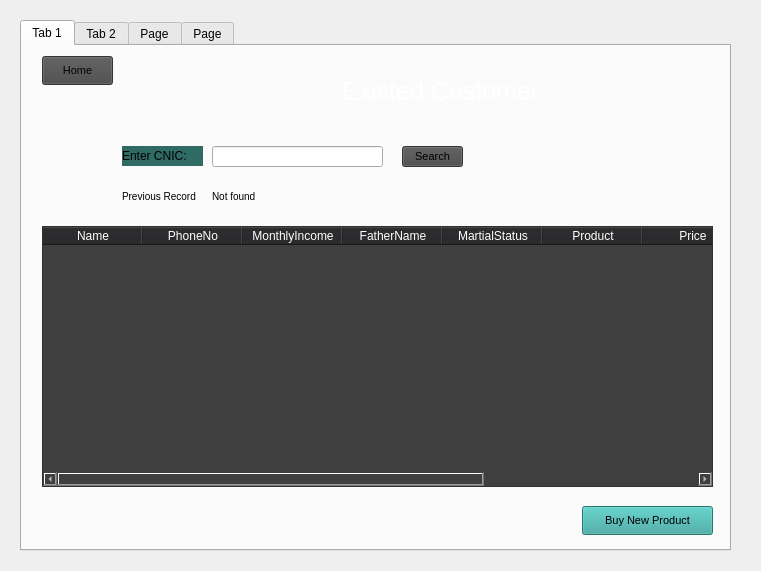
<?xml version="1.0" encoding="UTF-8"?>
<ui version="4.0">
 <class>Form</class>
 <widget class="QWidget" name="Form">
  <property name="geometry">
   <rect>
    <x>0</x>
    <y>0</y>
    <width>761</width>
    <height>571</height>
   </rect>
  </property>
  <property name="windowTitle">
   <string>Form</string>
  </property>
  <property name="styleSheet">
   <string notr="true">QHeaderView::section { color:white; background-color:#232326; }</string>
  </property>
  <widget class="QTabWidget" name="tabWidget">
   <property name="geometry">
    <rect>
     <x>20</x>
     <y>20</y>
     <width>711</width>
     <height>531</height>
    </rect>
   </property>
   <property name="currentIndex">
    <number>0</number>
   </property>
   <widget class="QWidget" name="tab">
    <attribute name="title">
     <string>Tab 1</string>
    </attribute>
    <widget class="QTableWidget" name="ExistedInfo">
     <property name="geometry">
      <rect>
       <x>20</x>
       <y>180</y>
       <width>671</width>
       <height>261</height>
      </rect>
     </property>
     <property name="styleSheet">
      <string notr="true">background-color: rgb(83, 83, 83);
font: 700 9pt &quot;Segoe UI&quot;;
color: white;
background-color: rgb(63, 63, 63);</string>
     </property>
     <column>
      <property name="text">
       <string>Name</string>
      </property>
     </column>
     <column>
      <property name="text">
       <string>PhoneNo</string>
      </property>
     </column>
     <column>
      <property name="text">
       <string>MonthlyIncome</string>
      </property>
     </column>
     <column>
      <property name="text">
       <string>FatherName</string>
      </property>
     </column>
     <column>
      <property name="text">
       <string>MartialStatus</string>
      </property>
     </column>
     <column>
      <property name="text">
       <string>Product</string>
      </property>
     </column>
     <column>
      <property name="text">
       <string>Price</string>
      </property>
     </column>
     <column>
      <property name="text">
       <string>Account Status</string>
      </property>
     </column>
     <column>
      <property name="text">
       <string>GuarantorName</string>
      </property>
     </column>
    </widget>
    <widget class="QLabel" name="label">
     <property name="geometry">
      <rect>
       <x>100</x>
       <y>100</y>
       <width>81</width>
       <height>20</height>
      </rect>
     </property>
     <property name="styleSheet">
      <string notr="true">background-color: rgb(47, 107, 100);
font: 700 9pt &quot;Arial&quot;;
font-size: 12px;
color: black;</string>
     </property>
     <property name="text">
      <string>Enter CNIC:</string>
     </property>
    </widget>
    <widget class="QLineEdit" name="lineEdit">
     <property name="geometry">
      <rect>
       <x>190</x>
       <y>100</y>
       <width>171</width>
       <height>21</height>
      </rect>
     </property>
    </widget>
    <widget class="QPushButton" name="search">
     <property name="geometry">
      <rect>
       <x>380</x>
       <y>100</y>
       <width>61</width>
       <height>21</height>
      </rect>
     </property>
     <property name="styleSheet">
      <string notr="true">background-color: rgb(105, 105, 105);
background-color: rgb(73, 73, 73);
font: 700 9pt &quot;Segoe UI&quot;;
font-size: 11px</string>
     </property>
     <property name="text">
      <string>Search</string>
     </property>
    </widget>
    <widget class="QPushButton" name="BuyNewProduct">
     <property name="geometry">
      <rect>
       <x>560</x>
       <y>460</y>
       <width>131</width>
       <height>29</height>
      </rect>
     </property>
     <property name="styleSheet">
      <string notr="true">font: 700 9pt &quot;Segoe UI&quot;;
color: black;
background-color: rgb(53, 164, 157);
font-size: 11px;</string>
     </property>
     <property name="text">
      <string>Buy New Product</string>
     </property>
    </widget>
    <widget class="QPushButton" name="newHome1">
     <property name="geometry">
      <rect>
       <x>20</x>
       <y>10</y>
       <width>71</width>
       <height>29</height>
      </rect>
     </property>
     <property name="styleSheet">
      <string notr="true">background-color: rgb(105, 105, 105);
background-color: rgb(73, 73, 73);
font: 700 9pt &quot;Segoe UI&quot;;
font-size: 11px</string>
     </property>
     <property name="text">
      <string>Home</string>
     </property>
    </widget>
    <widget class="QLabel" name="label_2">
     <property name="geometry">
      <rect>
       <x>-20</x>
       <y>0</y>
       <width>741</width>
       <height>521</height>
      </rect>
     </property>
     <property name="text">
      <string/>
     </property>
     <property name="pixmap">
      <pixmap>../assets/background-2.jpg</pixmap>
     </property>
     <property name="scaledContents">
      <bool>true</bool>
     </property>
    </widget>
    <widget class="QLabel" name="label_3">
     <property name="geometry">
      <rect>
       <x>320</x>
       <y>20</y>
       <width>211</width>
       <height>51</height>
      </rect>
     </property>
     <property name="styleSheet">
      <string notr="true">
color: White;
background-color: transparent;

font: 700 9pt &quot;Segoe UI&quot;;
font-size: 25px</string>
     </property>
     <property name="text">
      <string>Existed Customer</string>
     </property>
    </widget>
    <widget class="QLabel" name="label_5">
     <property name="geometry">
      <rect>
       <x>240</x>
       <y>10</y>
       <width>71</width>
       <height>71</height>
      </rect>
     </property>
     <property name="text">
      <string/>
     </property>
     <property name="pixmap">
      <pixmap>../assets/IMS_logo.png</pixmap>
     </property>
     <property name="scaledContents">
      <bool>true</bool>
     </property>
    </widget>
    <widget class="QLabel" name="label_6">
     <property name="geometry">
      <rect>
       <x>100</x>
       <y>140</y>
       <width>131</width>
       <height>20</height>
      </rect>
     </property>
     <property name="styleSheet">
      <string notr="true">font: 700 9pt &quot;Arial&quot;;
font-size: 10px;
color: black;</string>
     </property>
     <property name="text">
      <string>Previous Record</string>
     </property>
    </widget>
    <widget class="QLabel" name="label_7">
     <property name="geometry">
      <rect>
       <x>190</x>
       <y>140</y>
       <width>61</width>
       <height>21</height>
      </rect>
     </property>
     <property name="styleSheet">
      <string notr="true">font: 700 9pt &quot;Arial&quot;;
font-size: 10px;
color: black;</string>
     </property>
     <property name="text">
      <string>Not found</string>
     </property>
    </widget>
    <zorder>label_2</zorder>
    <zorder>ExistedInfo</zorder>
    <zorder>label</zorder>
    <zorder>lineEdit</zorder>
    <zorder>search</zorder>
    <zorder>BuyNewProduct</zorder>
    <zorder>newHome1</zorder>
    <zorder>label_3</zorder>
    <zorder>label_5</zorder>
    <zorder>label_6</zorder>
    <zorder>label_7</zorder>
   </widget>
   <widget class="QWidget" name="tab_2">
    <attribute name="title">
     <string>Tab 2</string>
    </attribute>
    <widget class="QPushButton" name="pushButton_3">
     <property name="geometry">
      <rect>
       <x>1100</x>
       <y>1310</y>
       <width>83</width>
       <height>29</height>
      </rect>
     </property>
     <property name="text">
      <string>PushButton</string>
     </property>
    </widget>
    <widget class="QLabel" name="label_36">
     <property name="geometry">
      <rect>
       <x>290</x>
       <y>190</y>
       <width>81</width>
       <height>21</height>
      </rect>
     </property>
     <property name="styleSheet">
      <string notr="true">font-size: 17px</string>
     </property>
     <property name="text">
      <string>Advance</string>
     </property>
    </widget>
    <widget class="QLabel" name="label_27">
     <property name="geometry">
      <rect>
       <x>290</x>
       <y>30</y>
       <width>251</width>
       <height>31</height>
      </rect>
     </property>
     <property name="styleSheet">
      <string notr="true">
color: White;
background-color: transparent;

font: 700 9pt &quot;Segoe UI&quot;;
font-size: 25px</string>
     </property>
     <property name="text">
      <string>Product Information</string>
     </property>
    </widget>
    <widget class="QLineEdit" name="lineEdit_34">
     <property name="geometry">
      <rect>
       <x>190</x>
       <y>190</y>
       <width>181</width>
       <height>31</height>
      </rect>
     </property>
    </widget>
    <widget class="QLineEdit" name="lineEdit_26">
     <property name="geometry">
      <rect>
       <x>190</x>
       <y>130</y>
       <width>181</width>
       <height>31</height>
      </rect>
     </property>
    </widget>
    <widget class="QLabel" name="label_37">
     <property name="geometry">
      <rect>
       <x>30</x>
       <y>190</y>
       <width>131</width>
       <height>21</height>
      </rect>
     </property>
     <property name="styleSheet">
      <string notr="true">
font: 700 9pt &quot;Segoe UI&quot;;
font-size: 16px;
color:black</string>
     </property>
     <property name="text">
      <string>Purchased Date:</string>
     </property>
    </widget>
    <widget class="QPushButton" name="newHome2">
     <property name="geometry">
      <rect>
       <x>20</x>
       <y>10</y>
       <width>71</width>
       <height>29</height>
      </rect>
     </property>
     <property name="styleSheet">
      <string notr="true">background-color: rgb(105, 105, 105);
background-color: rgb(73, 73, 73);
font: 700 9pt &quot;Segoe UI&quot;;
font-size: 11px</string>
     </property>
     <property name="text">
      <string>Home</string>
     </property>
    </widget>
    <widget class="QPushButton" name="newPrev1">
     <property name="geometry">
      <rect>
       <x>20</x>
       <y>460</y>
       <width>71</width>
       <height>24</height>
      </rect>
     </property>
     <property name="styleSheet">
      <string notr="true">background-color: rgb(105, 105, 105);
background-color: rgb(73, 73, 73);
font: 700 9pt &quot;Segoe UI&quot;;
font-size: 11px</string>
     </property>
     <property name="text">
      <string>Prev</string>
     </property>
    </widget>
    <widget class="QLineEdit" name="lineEdit_37">
     <property name="geometry">
      <rect>
       <x>500</x>
       <y>190</y>
       <width>181</width>
       <height>31</height>
      </rect>
     </property>
    </widget>
    <widget class="QLabel" name="label_39">
     <property name="geometry">
      <rect>
       <x>390</x>
       <y>140</y>
       <width>111</width>
       <height>21</height>
      </rect>
     </property>
     <property name="styleSheet">
      <string notr="true">
font: 700 9pt &quot;Segoe UI&quot;;
font-size: 16px;
color:black</string>
     </property>
     <property name="text">
      <string>Net Amount:</string>
     </property>
    </widget>
    <widget class="QLabel" name="label_29">
     <property name="geometry">
      <rect>
       <x>30</x>
       <y>130</y>
       <width>121</width>
       <height>21</height>
      </rect>
     </property>
     <property name="font">
      <font>
       <family>Segoe UI</family>
       <pointsize>-1</pointsize>
       <italic>false</italic>
       <bold>true</bold>
      </font>
     </property>
     <property name="styleSheet">
      <string notr="true">
font: 700 9pt &quot;Segoe UI&quot;;
font-size: 16px;
color:black</string>
     </property>
     <property name="text">
      <string>Product Name:</string>
     </property>
    </widget>
    <widget class="QLineEdit" name="lineEdit_39">
     <property name="geometry">
      <rect>
       <x>500</x>
       <y>140</y>
       <width>181</width>
       <height>31</height>
      </rect>
     </property>
    </widget>
    <widget class="QPushButton" name="newNext1">
     <property name="geometry">
      <rect>
       <x>620</x>
       <y>460</y>
       <width>71</width>
       <height>24</height>
      </rect>
     </property>
     <property name="styleSheet">
      <string notr="true">background-color: rgb(105, 105, 105);
background-color: rgb(73, 73, 73);
font: 700 9pt &quot;Segoe UI&quot;;
font-size: 11px</string>
     </property>
     <property name="text">
      <string>Next</string>
     </property>
    </widget>
    <widget class="QLabel" name="label_33">
     <property name="geometry">
      <rect>
       <x>30</x>
       <y>240</y>
       <width>161</width>
       <height>21</height>
      </rect>
     </property>
     <property name="styleSheet">
      <string notr="true">
font: 700 9pt &quot;Segoe UI&quot;;
font-size: 16px;
color:black</string>
     </property>
     <property name="text">
      <string>Number Of Months:</string>
     </property>
    </widget>
    <widget class="QComboBox" name="comboBox">
     <property name="geometry">
      <rect>
       <x>190</x>
       <y>240</y>
       <width>181</width>
       <height>28</height>
      </rect>
     </property>
     <property name="styleSheet">
      <string notr="true">font: 700 9pt &quot;Segoe UI&quot;;
color: black;
font: 10pt &quot;Segoe UI&quot;;
font: 700 10pt &quot;Segoe UI&quot;;</string>
     </property>
     <item>
      <property name="text">
       <string>3</string>
      </property>
     </item>
     <item>
      <property name="text">
       <string>6</string>
      </property>
     </item>
     <item>
      <property name="text">
       <string>9</string>
      </property>
     </item>
     <item>
      <property name="text">
       <string>12</string>
      </property>
     </item>
    </widget>
    <widget class="QLabel" name="label_18">
     <property name="geometry">
      <rect>
       <x>0</x>
       <y>-10</y>
       <width>731</width>
       <height>521</height>
      </rect>
     </property>
     <property name="text">
      <string/>
     </property>
     <property name="pixmap">
      <pixmap>../assets/background-2.jpg</pixmap>
     </property>
     <property name="scaledContents">
      <bool>true</bool>
     </property>
    </widget>
    <widget class="QLabel" name="label_19">
     <property name="geometry">
      <rect>
       <x>390</x>
       <y>200</y>
       <width>71</width>
       <height>16</height>
      </rect>
     </property>
     <property name="styleSheet">
      <string notr="true">
font: 700 9pt &quot;Segoe UI&quot;;
font-size: 16px;
color:black</string>
     </property>
     <property name="text">
      <string>Advance:</string>
     </property>
    </widget>
    <widget class="QLabel" name="label_20">
     <property name="geometry">
      <rect>
       <x>210</x>
       <y>10</y>
       <width>71</width>
       <height>71</height>
      </rect>
     </property>
     <property name="text">
      <string/>
     </property>
     <property name="pixmap">
      <pixmap>../assets/IMS_logo.png</pixmap>
     </property>
     <property name="scaledContents">
      <bool>true</bool>
     </property>
    </widget>
    <zorder>label_18</zorder>
    <zorder>pushButton_3</zorder>
    <zorder>label_36</zorder>
    <zorder>label_27</zorder>
    <zorder>lineEdit_34</zorder>
    <zorder>lineEdit_26</zorder>
    <zorder>label_37</zorder>
    <zorder>newHome2</zorder>
    <zorder>newPrev1</zorder>
    <zorder>lineEdit_37</zorder>
    <zorder>label_39</zorder>
    <zorder>label_29</zorder>
    <zorder>lineEdit_39</zorder>
    <zorder>newNext1</zorder>
    <zorder>label_33</zorder>
    <zorder>comboBox</zorder>
    <zorder>label_19</zorder>
    <zorder>label_20</zorder>
   </widget>
   <widget class="QWidget" name="tab_7">
    <attribute name="title">
     <string>Page</string>
    </attribute>
    <widget class="QLabel" name="label_8">
     <property name="geometry">
      <rect>
       <x>180</x>
       <y>150</y>
       <width>101</width>
       <height>31</height>
      </rect>
     </property>
     <property name="font">
      <font>
       <family>Segoe UI</family>
       <pointsize>-1</pointsize>
       <italic>false</italic>
       <bold>true</bold>
      </font>
     </property>
     <property name="styleSheet">
      <string notr="true">
font: 700 9pt &quot;Segoe UI&quot;;
font-size: 16px;
color:black</string>
     </property>
     <property name="text">
      <string>Collector ID:</string>
     </property>
    </widget>
    <widget class="QPushButton" name="newSaveButton">
     <property name="geometry">
      <rect>
       <x>610</x>
       <y>460</y>
       <width>83</width>
       <height>29</height>
      </rect>
     </property>
     <property name="styleSheet">
      <string notr="true">background-color: rgb(105, 105, 105);
background-color: rgb(73, 73, 73);
font: 700 9pt &quot;Segoe UI&quot;;
font-size: 11px</string>
     </property>
     <property name="text">
      <string>Save</string>
     </property>
    </widget>
    <widget class="QPushButton" name="newPrev2">
     <property name="geometry">
      <rect>
       <x>20</x>
       <y>460</y>
       <width>81</width>
       <height>29</height>
      </rect>
     </property>
     <property name="styleSheet">
      <string notr="true">background-color: rgb(105, 105, 105);
background-color: rgb(73, 73, 73);
font: 700 9pt &quot;Segoe UI&quot;;
font-size: 11px</string>
     </property>
     <property name="text">
      <string>Prev</string>
     </property>
    </widget>
    <widget class="QLabel" name="label_60">
     <property name="geometry">
      <rect>
       <x>180</x>
       <y>260</y>
       <width>161</width>
       <height>31</height>
      </rect>
     </property>
     <property name="font">
      <font>
       <family>Segoe UI</family>
       <pointsize>-1</pointsize>
       <italic>false</italic>
       <bold>true</bold>
      </font>
     </property>
     <property name="styleSheet">
      <string notr="true">
font: 700 9pt &quot;Segoe UI&quot;;
font-size: 16px;
color:black</string>
     </property>
     <property name="text">
      <string>Installement Date:</string>
     </property>
    </widget>
    <widget class="QLineEdit" name="lineEdit_24">
     <property name="geometry">
      <rect>
       <x>340</x>
       <y>150</y>
       <width>181</width>
       <height>28</height>
      </rect>
     </property>
    </widget>
    <widget class="QLabel" name="label_9">
     <property name="geometry">
      <rect>
       <x>180</x>
       <y>200</y>
       <width>161</width>
       <height>31</height>
      </rect>
     </property>
     <property name="font">
      <font>
       <family>Segoe UI</family>
       <pointsize>-1</pointsize>
       <italic>false</italic>
       <bold>true</bold>
      </font>
     </property>
     <property name="styleSheet">
      <string notr="true">
font: 700 9pt &quot;Segoe UI&quot;;
font-size: 16px;
color:black</string>
     </property>
     <property name="text">
      <string>Expected End Date:</string>
     </property>
    </widget>
    <widget class="QLineEdit" name="lineEdit_40">
     <property name="geometry">
      <rect>
       <x>340</x>
       <y>210</y>
       <width>181</width>
       <height>28</height>
      </rect>
     </property>
    </widget>
    <widget class="QPushButton" name="newHome3">
     <property name="geometry">
      <rect>
       <x>20</x>
       <y>10</y>
       <width>71</width>
       <height>29</height>
      </rect>
     </property>
     <property name="styleSheet">
      <string notr="true">background-color: rgb(105, 105, 105);
background-color: rgb(73, 73, 73);
font: 700 9pt &quot;Segoe UI&quot;;
font-size: 11px</string>
     </property>
     <property name="text">
      <string>Home</string>
     </property>
    </widget>
    <widget class="QLineEdit" name="lineEdit_68">
     <property name="geometry">
      <rect>
       <x>340</x>
       <y>260</y>
       <width>181</width>
       <height>28</height>
      </rect>
     </property>
    </widget>
    <widget class="QLabel" name="label_10">
     <property name="geometry">
      <rect>
       <x>290</x>
       <y>30</y>
       <width>261</width>
       <height>41</height>
      </rect>
     </property>
     <property name="font">
      <font>
       <family>Segoe UI</family>
       <pointsize>-1</pointsize>
       <italic>false</italic>
       <bold>true</bold>
      </font>
     </property>
     <property name="styleSheet">
      <string notr="true">
color: White;
background-color: transparent;

font: 700 9pt &quot;Segoe UI&quot;;
font-size: 25px</string>
     </property>
     <property name="text">
      <string>Account Information</string>
     </property>
    </widget>
    <widget class="QLabel" name="label_21">
     <property name="geometry">
      <rect>
       <x>0</x>
       <y>-10</y>
       <width>711</width>
       <height>531</height>
      </rect>
     </property>
     <property name="text">
      <string/>
     </property>
     <property name="pixmap">
      <pixmap>../assets/background-2.jpg</pixmap>
     </property>
     <property name="scaledContents">
      <bool>true</bool>
     </property>
    </widget>
    <widget class="QLabel" name="label_22">
     <property name="geometry">
      <rect>
       <x>200</x>
       <y>10</y>
       <width>81</width>
       <height>81</height>
      </rect>
     </property>
     <property name="text">
      <string/>
     </property>
     <property name="pixmap">
      <pixmap>../assets/IMS_logo.png</pixmap>
     </property>
     <property name="scaledContents">
      <bool>true</bool>
     </property>
    </widget>
    <zorder>label_21</zorder>
    <zorder>label_8</zorder>
    <zorder>newSaveButton</zorder>
    <zorder>newPrev2</zorder>
    <zorder>label_60</zorder>
    <zorder>lineEdit_24</zorder>
    <zorder>label_9</zorder>
    <zorder>lineEdit_40</zorder>
    <zorder>newHome3</zorder>
    <zorder>lineEdit_68</zorder>
    <zorder>label_10</zorder>
    <zorder>label_22</zorder>
   </widget>
   <widget class="QWidget" name="tab_3">
    <attribute name="title">
     <string>Page</string>
    </attribute>
    <widget class="QPushButton" name="Home5">
     <property name="geometry">
      <rect>
       <x>20</x>
       <y>10</y>
       <width>71</width>
       <height>29</height>
      </rect>
     </property>
     <property name="styleSheet">
      <string notr="true">background-color: rgb(105, 105, 105);
background-color: rgb(73, 73, 73);
font: 700 9pt &quot;Segoe UI&quot;;
font-size: 11px</string>
     </property>
     <property name="text">
      <string>Home</string>
     </property>
    </widget>
    <widget class="QLabel" name="label_11">
     <property name="geometry">
      <rect>
       <x>180</x>
       <y>160</y>
       <width>101</width>
       <height>31</height>
      </rect>
     </property>
     <property name="font">
      <font>
       <family>Segoe UI</family>
       <pointsize>-1</pointsize>
       <italic>false</italic>
       <bold>true</bold>
      </font>
     </property>
     <property name="styleSheet">
      <string notr="true">
font: 700 9pt &quot;Segoe UI&quot;;
font-size: 16px;
color:black</string>
     </property>
     <property name="text">
      <string>Account No :</string>
     </property>
    </widget>
    <widget class="QLabel" name="label_16">
     <property name="geometry">
      <rect>
       <x>400</x>
       <y>160</y>
       <width>101</width>
       <height>21</height>
      </rect>
     </property>
     <property name="font">
      <font>
       <family>Segoe UI</family>
       <pointsize>10</pointsize>
       <italic>false</italic>
       <bold>true</bold>
      </font>
     </property>
     <property name="styleSheet">
      <string notr="true">font: 700 10pt &quot;Segoe UI&quot;;
color: black</string>
     </property>
     <property name="text">
      <string>0</string>
     </property>
    </widget>
    <widget class="QLabel" name="label_4">
     <property name="geometry">
      <rect>
       <x>310</x>
       <y>30</y>
       <width>251</width>
       <height>41</height>
      </rect>
     </property>
     <property name="font">
      <font>
       <family>Segoe UI</family>
       <pointsize>-1</pointsize>
       <italic>false</italic>
       <bold>true</bold>
      </font>
     </property>
     <property name="styleSheet">
      <string notr="true">
color: White;
background-color: transparent;

font: 700 9pt &quot;Segoe UI&quot;;
font-size: 25px</string>
     </property>
     <property name="text">
      <string>Account Information</string>
     </property>
    </widget>
    <widget class="QPushButton" name="Done">
     <property name="geometry">
      <rect>
       <x>600</x>
       <y>450</y>
       <width>81</width>
       <height>31</height>
      </rect>
     </property>
     <property name="styleSheet">
      <string notr="true">background-color: rgb(105, 105, 105);
background-color: rgb(73, 73, 73);
font: 700 9pt &quot;Segoe UI&quot;;
font-size: 11px</string>
     </property>
     <property name="text">
      <string>Done</string>
     </property>
    </widget>
    <widget class="QLabel" name="label_12">
     <property name="geometry">
      <rect>
       <x>180</x>
       <y>200</y>
       <width>141</width>
       <height>31</height>
      </rect>
     </property>
     <property name="font">
      <font>
       <family>Segoe UI</family>
       <pointsize>-1</pointsize>
       <italic>false</italic>
       <bold>true</bold>
      </font>
     </property>
     <property name="styleSheet">
      <string notr="true">
font: 700 9pt &quot;Segoe UI&quot;;
font-size: 16px;
color:black</string>
     </property>
     <property name="text">
      <string>Customer Name :</string>
     </property>
    </widget>
    <widget class="QLabel" name="label_32">
     <property name="geometry">
      <rect>
       <x>400</x>
       <y>300</y>
       <width>101</width>
       <height>31</height>
      </rect>
     </property>
     <property name="font">
      <font>
       <family>Segoe UI</family>
       <pointsize>10</pointsize>
       <italic>false</italic>
       <bold>true</bold>
      </font>
     </property>
     <property name="styleSheet">
      <string notr="true">font: 700 10pt &quot;Segoe UI&quot;;
color: black</string>
     </property>
     <property name="text">
      <string>0</string>
     </property>
    </widget>
    <widget class="QLabel" name="label_15">
     <property name="geometry">
      <rect>
       <x>180</x>
       <y>250</y>
       <width>181</width>
       <height>31</height>
      </rect>
     </property>
     <property name="font">
      <font>
       <family>Segoe UI</family>
       <pointsize>-1</pointsize>
       <italic>false</italic>
       <bold>true</bold>
      </font>
     </property>
     <property name="styleSheet">
      <string notr="true">
font: 700 9pt &quot;Segoe UI&quot;;
font-size: 16px;
color:black</string>
     </property>
     <property name="text">
      <string>Monthly Installement:</string>
     </property>
    </widget>
    <widget class="QLabel" name="label_13">
     <property name="geometry">
      <rect>
       <x>180</x>
       <y>300</y>
       <width>221</width>
       <height>31</height>
      </rect>
     </property>
     <property name="font">
      <font>
       <family>Segoe UI</family>
       <pointsize>-1</pointsize>
       <italic>false</italic>
       <bold>true</bold>
      </font>
     </property>
     <property name="styleSheet">
      <string notr="true">
font: 700 9pt &quot;Segoe UI&quot;;
font-size: 16px;
color:black</string>
     </property>
     <property name="text">
      <string>Monthly Installlement Date :</string>
     </property>
    </widget>
    <widget class="QLabel" name="label_30">
     <property name="geometry">
      <rect>
       <x>400</x>
       <y>250</y>
       <width>101</width>
       <height>31</height>
      </rect>
     </property>
     <property name="font">
      <font>
       <family>Segoe UI</family>
       <pointsize>10</pointsize>
       <italic>false</italic>
       <bold>true</bold>
      </font>
     </property>
     <property name="styleSheet">
      <string notr="true">font: 700 10pt &quot;Segoe UI&quot;;
color: black</string>
     </property>
     <property name="text">
      <string>0</string>
     </property>
    </widget>
    <widget class="QLabel" name="label_17">
     <property name="geometry">
      <rect>
       <x>400</x>
       <y>200</y>
       <width>101</width>
       <height>31</height>
      </rect>
     </property>
     <property name="font">
      <font>
       <family>Segoe UI</family>
       <pointsize>10</pointsize>
       <italic>false</italic>
       <bold>true</bold>
      </font>
     </property>
     <property name="styleSheet">
      <string notr="true">font: 700 10pt &quot;Segoe UI&quot;;
color: black</string>
     </property>
     <property name="text">
      <string>0</string>
     </property>
    </widget>
    <widget class="QLabel" name="label_23">
     <property name="geometry">
      <rect>
       <x>0</x>
       <y>0</y>
       <width>711</width>
       <height>531</height>
      </rect>
     </property>
     <property name="text">
      <string/>
     </property>
     <property name="pixmap">
      <pixmap>../assets/background-2.jpg</pixmap>
     </property>
     <property name="scaledContents">
      <bool>true</bool>
     </property>
    </widget>
    <widget class="QLabel" name="label_24">
     <property name="geometry">
      <rect>
       <x>220</x>
       <y>10</y>
       <width>81</width>
       <height>81</height>
      </rect>
     </property>
     <property name="text">
      <string/>
     </property>
     <property name="pixmap">
      <pixmap>../assets/IMS_logo.png</pixmap>
     </property>
     <property name="scaledContents">
      <bool>true</bool>
     </property>
    </widget>
    <zorder>label_23</zorder>
    <zorder>Home5</zorder>
    <zorder>label_11</zorder>
    <zorder>label_16</zorder>
    <zorder>label_4</zorder>
    <zorder>Done</zorder>
    <zorder>label_12</zorder>
    <zorder>label_32</zorder>
    <zorder>label_15</zorder>
    <zorder>label_13</zorder>
    <zorder>label_30</zorder>
    <zorder>label_17</zorder>
    <zorder>label_24</zorder>
   </widget>
  </widget>
  <widget class="QLabel" name="label_14">
   <property name="geometry">
    <rect>
     <x>0</x>
     <y>0</y>
     <width>761</width>
     <height>571</height>
    </rect>
   </property>
   <property name="text">
    <string/>
   </property>
   <property name="pixmap">
    <pixmap>../assets/background-1.jpg</pixmap>
   </property>
   <property name="scaledContents">
    <bool>true</bool>
   </property>
  </widget>
  <zorder>label_14</zorder>
  <zorder>tabWidget</zorder>
 </widget>
 <resources/>
 <connections/>
</ui>
